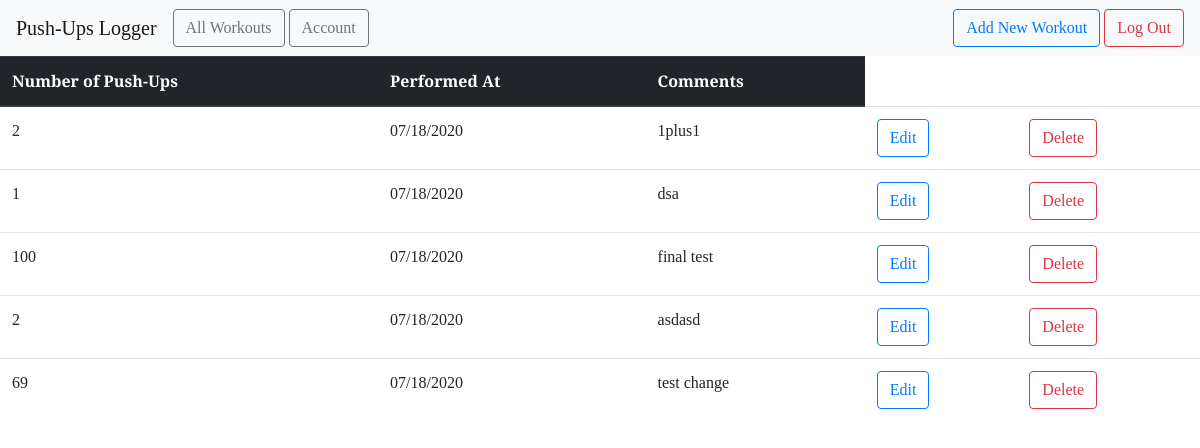
The app's page /show_records (signed in) with its own data.
### pushups_logger/models.py (models this page shows)
class Workout(db.Model):
    id = db.Column(db.Integer, primary_key=True)
    pushups = db.Column(db.Integer, nullable=False)
    date_posted = db.Column(db.DateTime, nullable=False, default=datetime.utcnow)
    comment = db.Column(db.Text, nullable=False)
    user_id = db.Column(db.Integer, db.ForeignKey('user.id'), nullable=False)

### pushups_logger/main.py (the view)
@main.route("/show_records", methods=['GET'])
def show_entries():
    user = User.query.filter_by(email=current_user.email).first_or_404()
    workouts = user.workouts  # Workout.query.filter_by(author=user).order_by(Workout.date_posted.desc())
    return render_template('show_entries.html', workouts=workouts)

### pushups_logger/__init__.py (called while the page is built)
def create_app():
    app = Flask(__name__)
    app.config['SECRET_KEY'] = 'secret-key-goes-here'
    app.config['SQLALCHEMY_DATABASE_URI'] = 'sqlite:///db.sqlite'
    db.init_app(app)
    login_manager = LoginManager()
    login_manager.login_view = 'auth.login'
    login_manager.init_app(app)
    from .models import User
    @login_manager.user_loader
    def load_user(user_id):
        return User.query.get(int(user_id))
    from .auth import auth as auth_blueprint
    app.register_blueprint(auth_blueprint)
    from .main import main as main_blueprint
    app.register_blueprint(main_blueprint)
    from .class_functions import class_functions as class_functions_blueprint
    app.register_blueprint(class_functions_blueprint)
    return app

### pushups_logger/templates/show_entries.html (shortened to what this page needs)
{% extends "base.html" %} {% block head %} {{ super() }}
<link
  rel="stylesheet"
  href="{{ url_for('static', filename= 'extended_beauty.css') }}"
/>
{% endblock %}
{% block content %}
  <table class="table table-hover" >
    <thead class="thead-dark">
      <tr>
        <th scope="col">Number of Push-Ups</th>
        <th scope="col">Performed At</th>
        <th scope="col">Comments</th>
      </tr>
    </thead>
    <tbody>
      {% for workout in workouts %}
      <tr>
        <td>{{ workout.pushups }}</td>
        <td>{{ workout.date_posted.strftime('%m/%d/%Y') }}</td>
        <td>{{ workout.comment }}</td>
        <td>
          <a
            href="{{ url_for('main.update_workout', workout_id=workout.id) }}"
            class="btn btn-outline-primary"
            role="button"
          >
            Edit
          </a>
        </td>
        <td>
          <a
            href="{{ url_for('main.delete_workout', workout_id=workout.id) }}"
            class="btn btn-outline-danger"
            role="button"
          >
            Delete
          </a>
        </td>
      </tr>
      {% endfor %}
    </tbody>
  </table>
{% endblock %}

### pushups_logger/static/beauty.css (style rules this page uses)
* { font-family: "Arvo", serif; }

### records on screen
Workout: pushups "2", date_posted "07/18/2020", comment "1plus1"
Workout: pushups "1", date_posted "07/18/2020", comment "dsa"
Workout: pushups "100", date_posted "07/18/2020", comment "final test"
Workout: pushups "2", date_posted "07/18/2020", comment "asdasd"
Workout: pushups "69", date_posted "07/18/2020", comment "test change"
